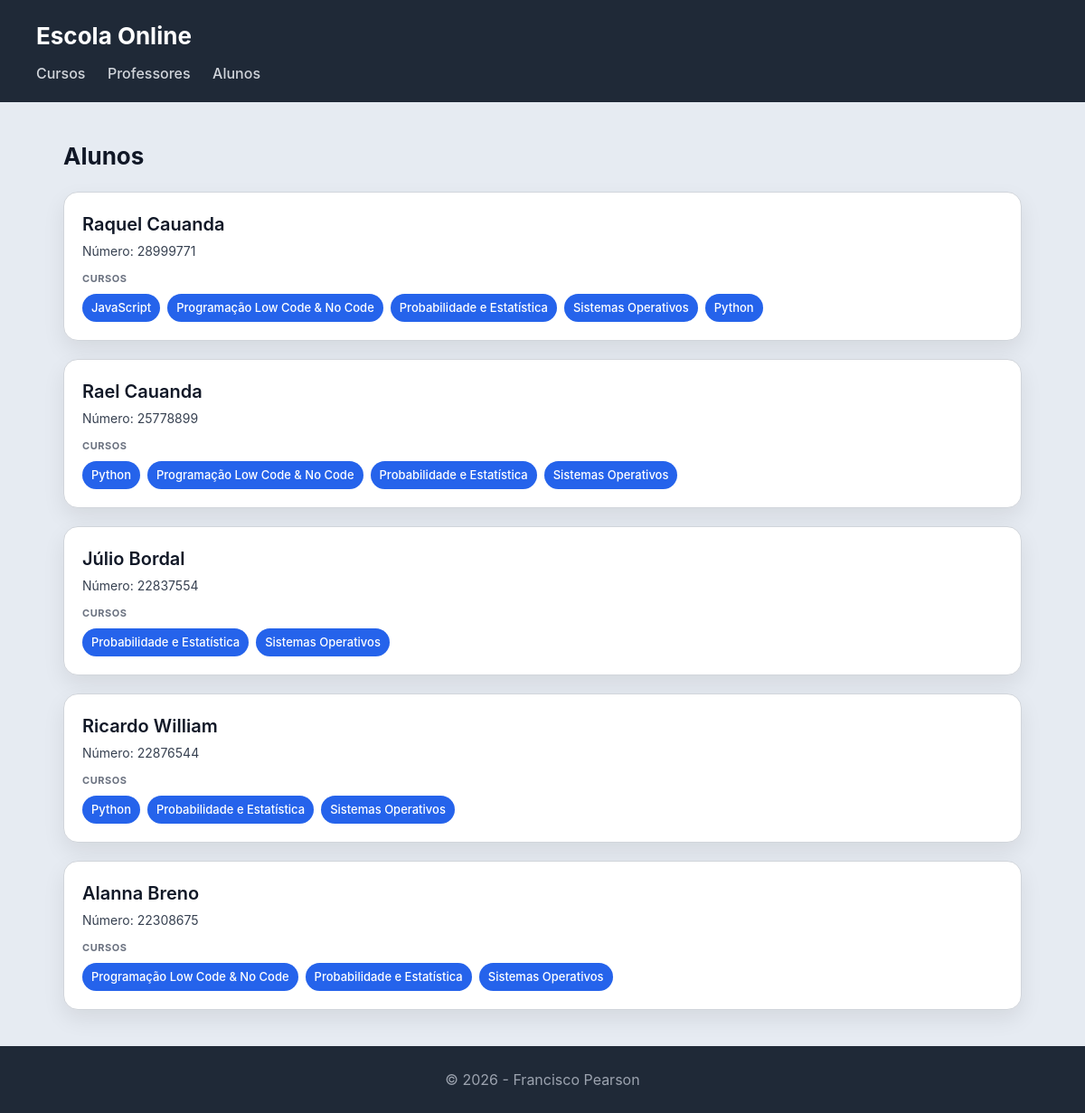
The page /escola/alunos/ on the database its author committed.
### escola_online/models.py (models this page shows, shortened)
class Aluno(models.Model):
    nome = models.CharField(max_length=100)
    numero = models.CharField(max_length=20, unique=True) # Requisito: pág. 4 e 7

class Curso(models.Model):
    nome = models.CharField(max_length=100)
    imagem = models.ImageField(upload_to='cursos/')
    professor = models.ForeignKey(Professor, on_delete=models.CASCADE, related_name='cursos')
    alunos = models.ManyToManyField(Aluno, related_name='cursos')

### escola_online/views.py (the view)
# urls.py: path('alunos/', views.alunos_view, name='alunos'),
def alunos_view(request):
    alunos = Aluno.objects.prefetch_related('cursos').all()
    return render(request, 'escola_online/alunos.html', {'alunos': alunos})

### escola_online/templates/escola_online/alunos.html
{% extends "escola_online/base.html" %}
{% block content %}
<h2>Alunos</h2>
<section>
    {% for aluno in alunos %}
    <article>
        <header>
            <h3>{{ aluno.nome }}</h3>
            <p>Número: {{ aluno.numero }}</p>
        </header>
        <section>
            <h4>Cursos</h4>
            <ul>
                {% for curso in aluno.cursos.all %}
                    <li>
                        <a href="{% url 'escola_online:curso' curso.id %}" style="color: white; text-decoration: none;">
                        {{ curso.nome }}
                        </a>
                    </li>
                {% empty %}
                    <li>Sem cursos</li>
                {% endfor %}
            </ul>
        </section>
    </article>
    {% endfor %}
</section>
{% endblock %}

### escola_online/static/escola_online/styles.css (style rules this page uses)
* { box-sizing: border-box; margin: 0; padding: 0; }
body { font-family: "Inter", "Segoe UI", system-ui, -apple-system, sans-serif; background: #e6ebf2; color: #111827; line-height: 1.5; }
h2 { margin-bottom: 20px; font-size: 26px; }
section > article { background: white; padding: 20px; border-radius: 16px; border: 1px solid #d1d5db; box-shadow: 0 10px 25px rgba(0,0,0,0.08); transition: all 0.25s ease; margin-bottom: 20px; }
article > header { margin-bottom: 12px; }
article > header > h3 { font-size: 20px; font-weight: 600; margin-bottom: 4px; }
article > header > p { font-size: 14px; color: #374151; }
article > section { margin-top: 10px; }
article > section > h4 { font-size: 11px; text-transform: uppercase; color: #6b7280; margin-bottom: 8px; letter-spacing: 0.05em; }
article > section > ul { list-style: none; display: flex; flex-wrap: wrap; gap: 8px; }
article > section > ul > li { background: #2563eb; color: white; padding: 6px 10px; border-radius: 999px; font-size: 13px; font-weight: 500; }

### rows shown on the page
Aluno: nome "Raquel Cauanda", numero "28999771"
Curso: nome "JavaScript"
Curso: nome "Programação Low Code & No Code"
Curso: nome "Probabilidade e Estatística"
Curso: nome "Sistemas Operativos"
Curso: nome "Python"
Aluno: nome "Rael Cauanda", numero "25778899"
Aluno: nome "Júlio Bordal", numero "22837554"
Aluno: nome "Ricardo William", numero "22876544"
Aluno: nome "Alanna Breno", numero "22308675"
